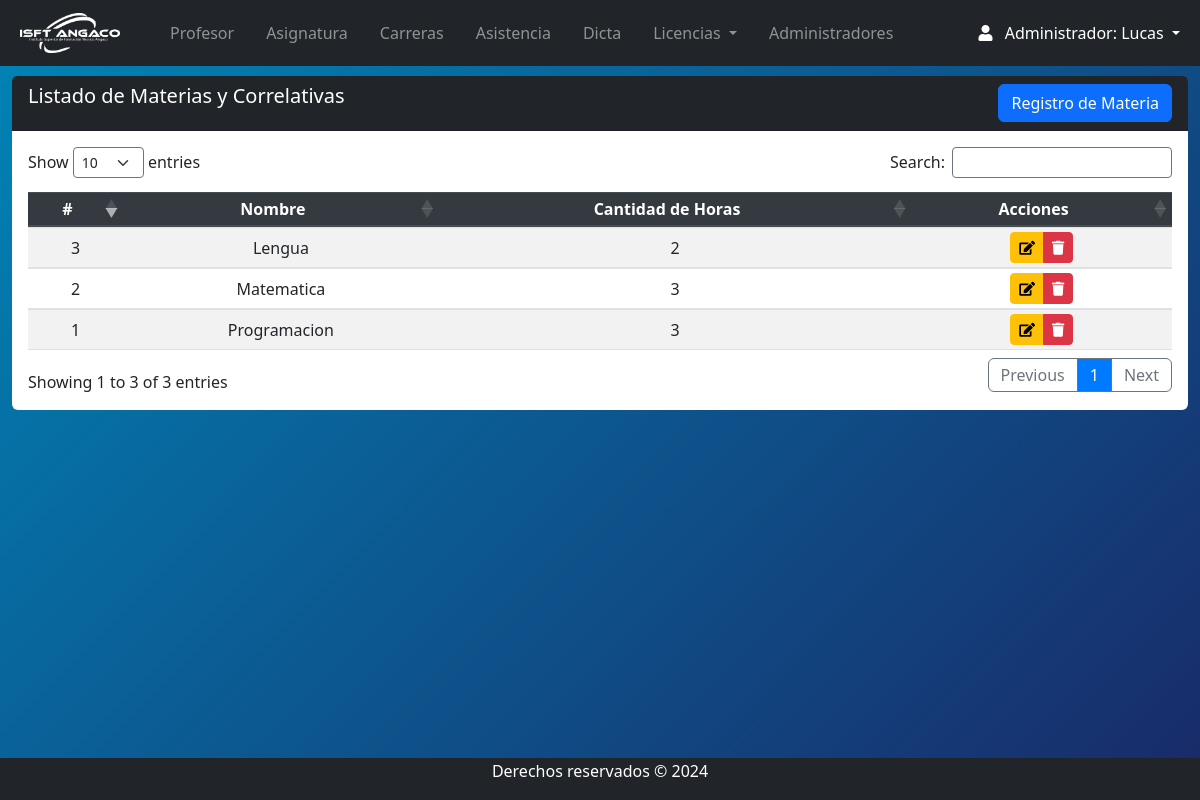
Page /Views/admin/materia_index.php (signed in) on the committed database.
### tables this page shows
CREATE TABLE `asignaturas` (
  `id` int(11) NOT NULL,
  `nombre` varchar(255) NOT NULL,
  `cantidaddehoras` int(11) NOT NULL,
  `FK_carrera` int(11) NOT NULL,
  `etapa` enum('Activo','Inactivo') DEFAULT 'Activo'
);

### Views/admin/materia_index.php (the view, shortened to what this page needs)
<?php
require '../../conn/connection.php';
require 'navbar.php';
?>
<section class="content mt-3">
    <div class="row m-auto">
        <div class="col-sm">
            <div class="card rounded-2 border-0">
                <div class="card-header bg-dark text-white pb-0">
                    <h5 class="d-inline-block">Listado de Materias y Correlativas</h5>
                    <a class="btn btn-primary float-right mb-2" href="materia_crea.php">Registro de Materia</a>
                </div>
                <div class="card-body table-responsive">
                    <table id="example" class="table table-striped table-sm" style="width:100%">
                        <thead class="thead-dark">
                            <tr>
                                <th>#</th>
                                <th>Nombre</th>
                                <th>Cantidad de Horas</th>
                                <th>Acciones</th>
                            </tr>
                        </thead>
                        <tbody>
                            <?php
                            try {
                                $query = "SELECT * FROM asignaturas WHERE etapa = 'Activo'";
                                $stmt = $db->prepare($query);
                                $stmt->execute();
                                $materias = $stmt->fetchAll(PDO::FETCH_ASSOC);
                                foreach ($materias as $materia) {
                            ?>
                                    <tr>
                                    <td><?php echo htmlspecialchars($materia['id'], ENT_QUOTES, 'UTF-8'); ?></td>
                                    <td><?php echo htmlspecialchars($materia['nombre'], ENT_QUOTES, 'UTF-8'); ?></td>
                                    <td><?php echo htmlspecialchars($materia['cantidaddehoras'], ENT_QUOTES, 'UTF-8'); ?></td>
                                    <td class="text-center">
                                        <div class="btn-group">
                                            <a href="materia_edit.php?id=<?php echo htmlspecialchars($materia['id'], ENT_QUOTES, 'UTF-8'); ?>" class="btn btn-warning btn-sm" role="button"><i class="fas fa-edit"></i></a>
                                            <?php if ($materia['etapa'] == 'Inactivo') { ?>
                                                <button class="btn btn-danger btn-sm" disabled title="Inactivado" role="button"><i class="fas fa-trash"></i></button>
                                            <?php } else { ?>
                                                <a href="javascript:eliminar3(<?php echo htmlspecialchars($materia['id'], ENT_QUOTES, 'UTF-8'); ?>)"
                                                    class="btn btn-danger btn-sm"
                                                    title="Inactivar"
                                                    role="button">
                                                    <i class="fas fa-trash"></i>
                                                </a>
                                            <?php } ?>
                                        </div>
                                    </td>
                                    </tr>
                            <?php
                                }
                            } catch (PDOException $e) {
                                error_log("Error al obtener las materias: " . $e->getMessage());
                            }
                            ?>
                        </tbody>
                    </table>
                </div>
            </div>
        </div>
    </div>
</section>
<?php require 'footer.php'; ?>

### css/style.css (style rules this page uses)
body { position: relative; padding-bottom: 10px; min-height: 100vh; }
th, td { text-align: center !important; vertical-align: middle !important; }

### Views/admin/navbar.php (style rules this page uses)
body { background: linear-gradient(135deg,#0085b7, #192a68); }

### rows in the picture
asignaturas: id "1", nombre "Programacion", cantidaddehoras "3"
asignaturas: id "2", nombre "Matematica", cantidaddehoras "3"
asignaturas: id "3", nombre "Lengua", cantidaddehoras "2"

### other values in the picture
$_SESSION['nombre'] "Lucas"
